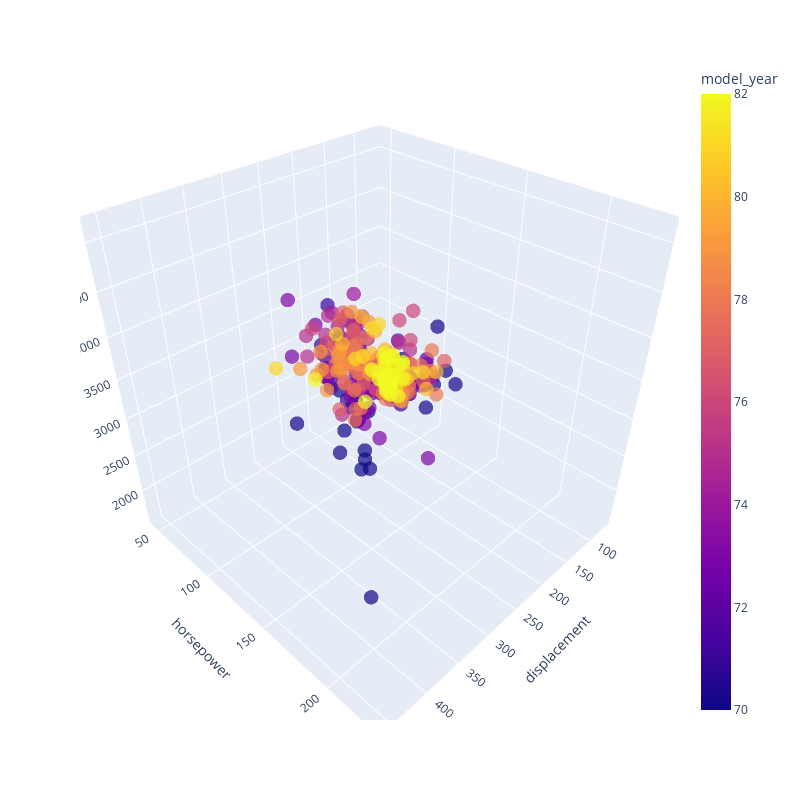

This figure's notebook cell:
### Code cell
fig = px.scatter_3d(mpg, x="displacement", 
                    y="horsepower", 
                    z="weight", 
                    color="model_year",
                    width=800, height=800, 
                    opacity=.7)
fig.update_traces(marker=dict(size=5))

### Figure 1 — Plotly figure (JSON) as saved in the notebook; plotly's stock layout.template omitted (floating-point values rounded to 4 significant figures; data arrays with more than 128 entries replaced by an {"elided": "..."} marker saying what was removed)
{"data": [{"hovertemplate": "displacement=%{x}<br>horsepower=%{y}<br>weight=%{z}<br>model_year=%{marker.color}<extra></extra>", "legendgroup": "", "marker": {"color": {"elided": "392 int values"}, "coloraxis": "coloraxis", "opacity": 0.7, "size": 5, "symbol": "circle"}, "mode": "markers", "name": "", "scene": "scene", "showlegend": false, "type": "scatter3d", "x": {"elided": "392 float values"}, "y": {"elided": "392 int values"}, "z": {"elided": "392 int values"}}], "layout": {"coloraxis": {"colorbar": {"title": {"text": "model_year"}}, "colorscale": [[0, "#0d0887"], [0.1111, "#46039f"], [0.2222, "#7201a8"], [0.3333, "#9c179e"], [0.4444, "#bd3786"], [0.5556, "#d8576b"], [0.6667, "#ed7953"], [0.7778, "#fb9f3a"], [0.8889, "#fdca26"], [1, "#f0f921"]]}, "height": 800, "legend": {"tracegroupgap": 0}, "margin": {"t": 60}, "scene": {"domain": {"x": [0, 1], "y": [0, 1]}, "xaxis": {"title": {"text": "displacement"}}, "yaxis": {"title": {"text": "horsepower"}}, "zaxis": {"title": {"text": "weight"}}}, "width": 800}}
